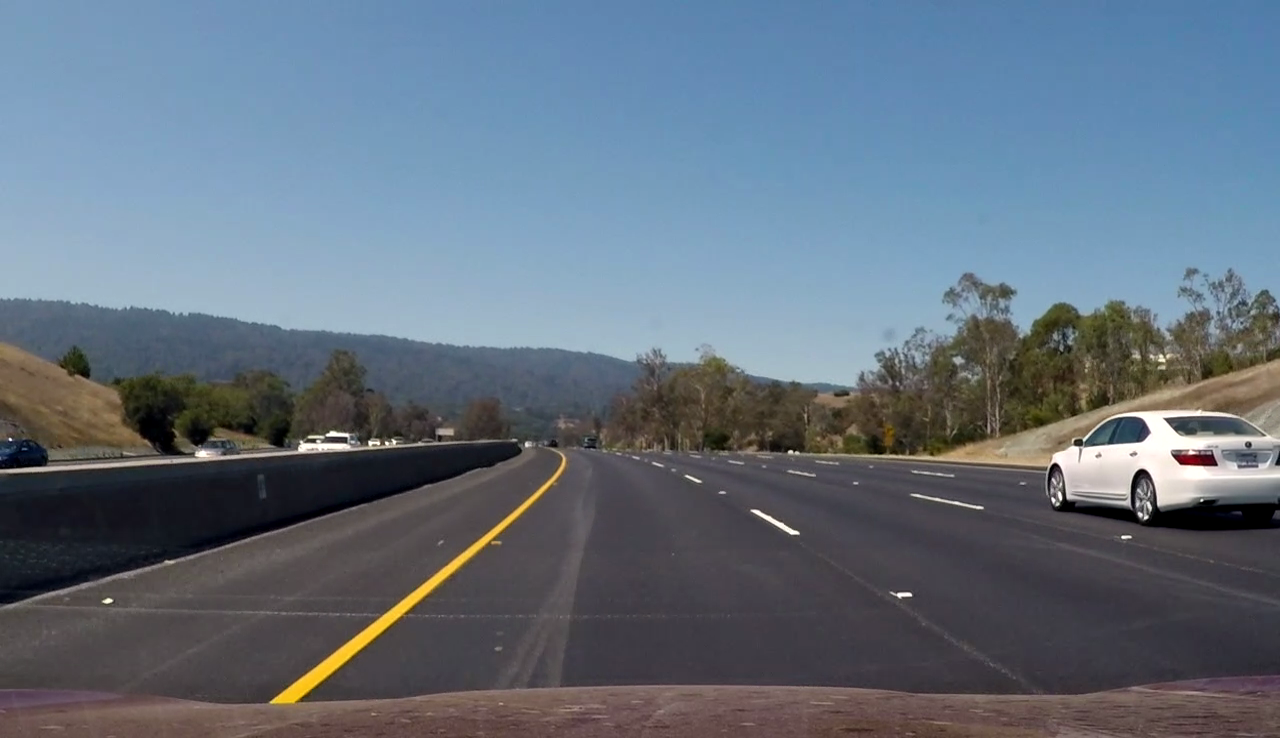
#> input picture test_images/for_sliding_window/vlcsnap-2017-05-29-17h06m37s087.png, 1280 x 738 px
$ python -i lesson_functions.py   (imports and definitions only)   (older library calls are emulated)
#> lines starting #> are read from the running program, lines starting #| are printed output that depends on the picture
import cv2
import matplotlib.image as mpimg
import numpy as np
import matplotlib.pyplot as plt
from skimage.feature import hog

# [36 lines left out: functions read_image, draw_labeled_bboxes, convert_color, not called in this run]

# Define a function to extract features from a single image window
# This function is very similar to extract_features()
# just for a single image rather than list of images
def single_img_features(img, color_space='RGB', spatial_size=(32, 32),
                        hist_bins=32, orient=9,
                        pix_per_cell=8, cell_per_block=2, hog_channel=0,
                        spatial_feat=True, hist_feat=True, hog_feat=True):
    #1) Define an empty list to receive features
    img_features = []
    #2) Apply color conversion if other than 'RGB'
    if color_space != 'RGB':
        if color_space == 'HSV':
            feature_image = cv2.cvtColor(img, cv2.COLOR_RGB2HSV)
        elif color_space == 'LUV':
            feature_image = cv2.cvtColor(img, cv2.COLOR_RGB2LUV)
        elif color_space == 'HLS':
            feature_image = cv2.cvtColor(img, cv2.COLOR_RGB2HLS)
        elif color_space == 'YUV':
            feature_image = cv2.cvtColor(img, cv2.COLOR_RGB2YUV)
        elif color_space == 'YCrCb':
            feature_image = cv2.cvtColor(img, cv2.COLOR_RGB2YCrCb)
    else: feature_image = np.copy(img)
    #3) Compute spatial features if flag is set
    if spatial_feat == True:
        spatial_features = bin_spatial(feature_image, size=spatial_size)
        #4) Append features to list
        img_features.append(spatial_features)
    #5) Compute histogram features if flag is set
    if hist_feat == True:
        hist_features = color_hist(feature_image, nbins=hist_bins)
        #6) Append features to list
        img_features.append(hist_features)
    #7) Compute HOG features if flag is set
    if hog_feat == True:
        if hog_channel == 'ALL':
            hog_features = []
            for channel in range(feature_image.shape[2]):
                hog_features.extend(get_hog_features(feature_image[:,:,channel],
                                    orient, pix_per_cell, cell_per_block,
                                    vis=False, feature_vec=True))
        else:
            hog_features = get_hog_features(feature_image[:,:,hog_channel], orient,
                        pix_per_cell, cell_per_block, vis=False, feature_vec=True)
        #8) Append features to list
        img_features.append(hog_features)

    #9) Return concatenated array of features
    return np.concatenate(img_features)


# Define a function to return HOG features and visualization
def get_hog_features(img, orient, pix_per_cell, cell_per_block,
                        vis=False, feature_vec=True):
    # Call with two outputs if vis==True
    if vis == True:
        features, hog_image = hog(img, orientations=orient,
                                  pixels_per_cell=(pix_per_cell, pix_per_cell),
                                  cells_per_block=(cell_per_block, cell_per_block),
                                  transform_sqrt=True,
                                  visualise=vis, feature_vector=feature_vec)
        return features, hog_image
    # Otherwise call with one output
    else:
        features = hog(img, orientations=orient,
                       pixels_per_cell=(pix_per_cell, pix_per_cell),
                       cells_per_block=(cell_per_block, cell_per_block),
                       transform_sqrt=True,
                       visualise=vis, feature_vector=feature_vec)
        return features

# Define a function to compute binned color features
def bin_spatial(img, size=(32, 32)):
    # Use cv2.resize().ravel() to create the feature vector
    features = cv2.resize(img, size).ravel()
    # Return the feature vector
    return features

# Define a function to compute color histogram features
# NEED TO CHANGE bins_range if reading .png files with mpimg!
def color_hist(img, nbins=32, bins_range=(0, 1)):
    # Compute the histogram of the color channels separately
    channel1_hist = np.histogram(img[:,:,0], bins=nbins, range=bins_range)
    channel2_hist = np.histogram(img[:,:,1], bins=nbins, range=bins_range)
    channel3_hist = np.histogram(img[:,:,2], bins=nbins, range=bins_range)
    # Concatenate the histograms into a single feature vector
    hist_features = np.concatenate((channel1_hist[0], channel2_hist[0], channel3_hist[0]))
    # Return the individual histograms, bin_centers and feature vector
    return hist_features

# Define a function to extract features from a list of images
# Have this function call bin_spatial() and color_hist()
# [178 lines left out: functions extract_features, slide_window, draw_boxes, find_cars, not called in this run]

>>> import cv2
>>> picture = cv2.cvtColor(cv2.imread('test_images/for_sliding_window/vlcsnap-2017-05-29-17h06m37s087.png'), cv2.COLOR_BGR2RGB)
>>> result = single_img_features(picture)
#> in bin_spatial, `features = cv2.resize(img, size).ravel()`: features = 3072 values, max 255 at index 1845, min 0 at index 1824, mean 112
#> in single_img_features, `spatial_features = bin_spatial(feature_image, size=spatial_size)`: spatial_features has the same summary as features in bin_spatial
#> in color_hist, `hist_features = np.concatenate((channel1_hist[0], channel2_hist[0], ch..`: hist_features = 96 values, max 4941 at index 0, min 0 at index 1, mean 145.8
#> in get_hog_features, `features = hog(img, orientations=orient, pixels_per_cell=(pix_per_cell..`:
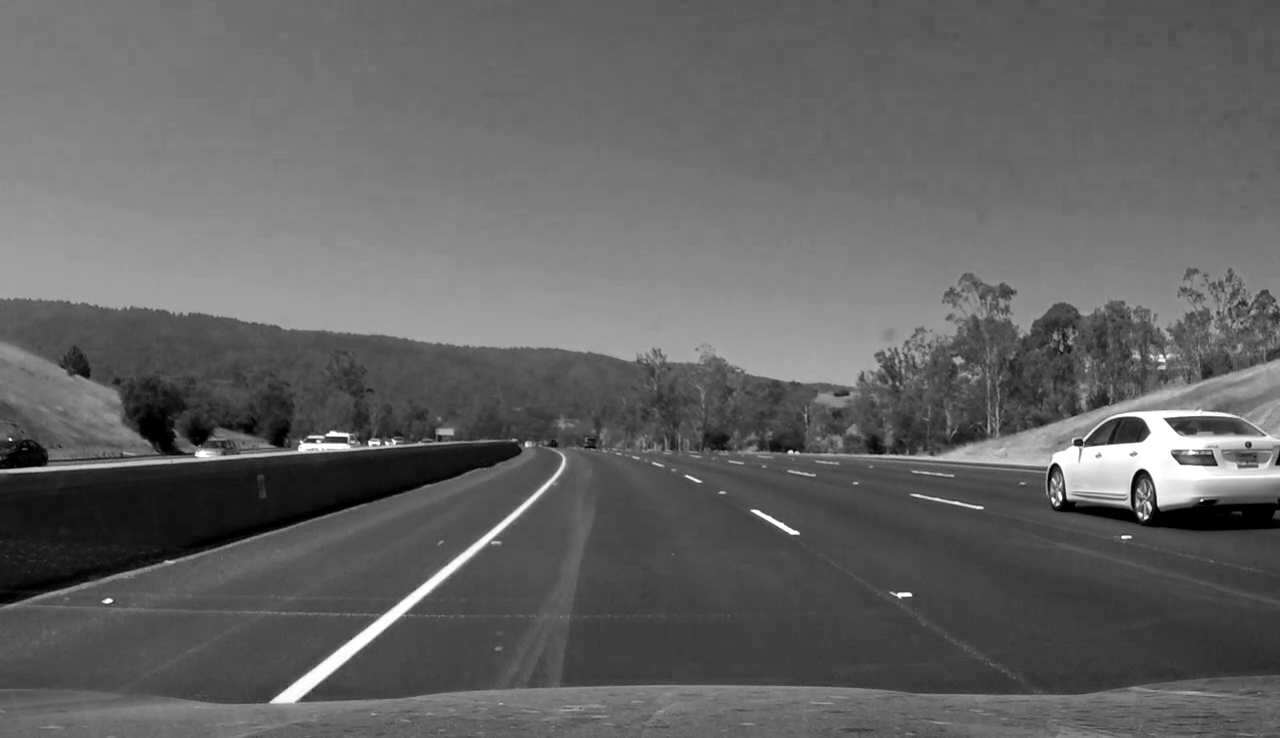
#> img: shape (738, 1280); min 0, max 255, mean 99.2

$ run again, on test_images/for_sliding_window/vlcsnap-2017-05-29-17h06m47s206.png
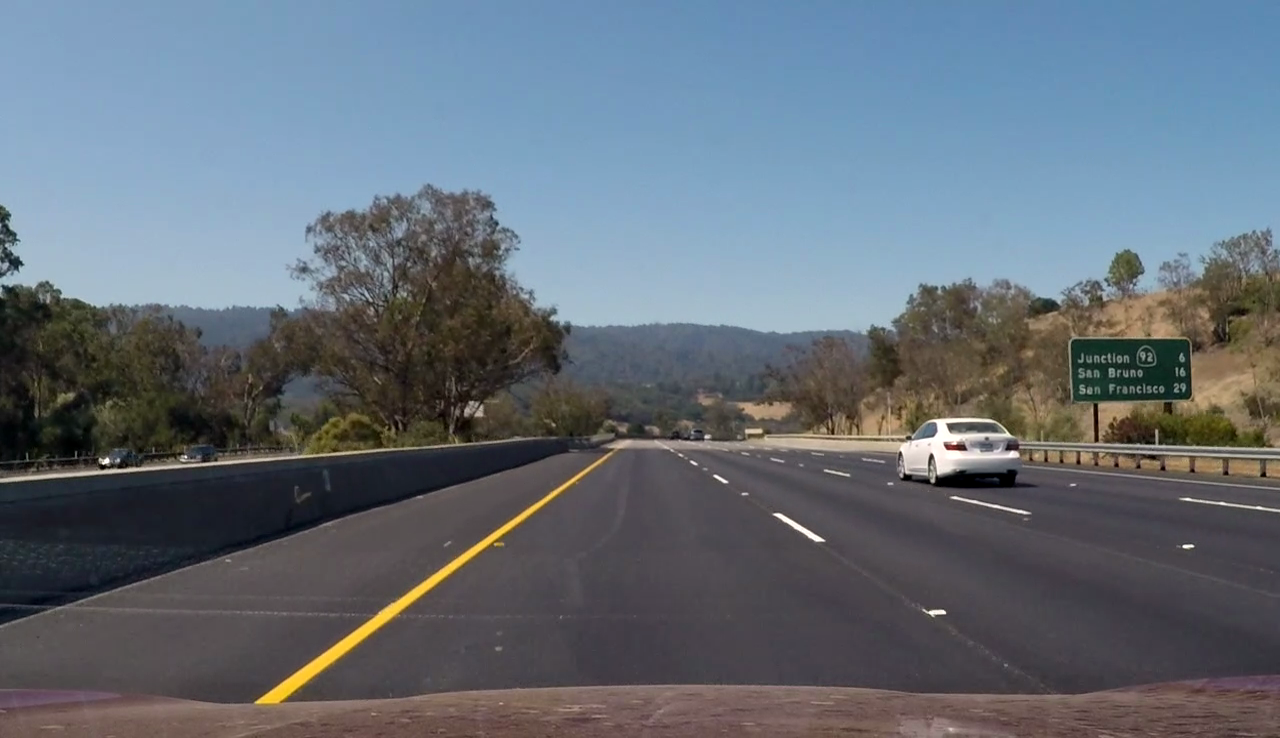
#> input picture test_images/for_sliding_window/vlcsnap-2017-05-29-17h06m47s206.png, 1280 x 738 px
#> features = 3072 values, max 255 at index 1797, min 0 at index 1835, mean 110.4
#> spatial_features has the same summary as features in bin_spatial
#> in color_hist, `hist_features = np.concatenate((channel1_hist[0], channel2_hist[0], ch..`: hist_features = 96 values, max 1210 at index 0, min 0 at index 1, mean 39.5
#> in get_hog_features, `features = hog(img, orientations=orient, pixels_per_cell=(pix_per_cell..`:
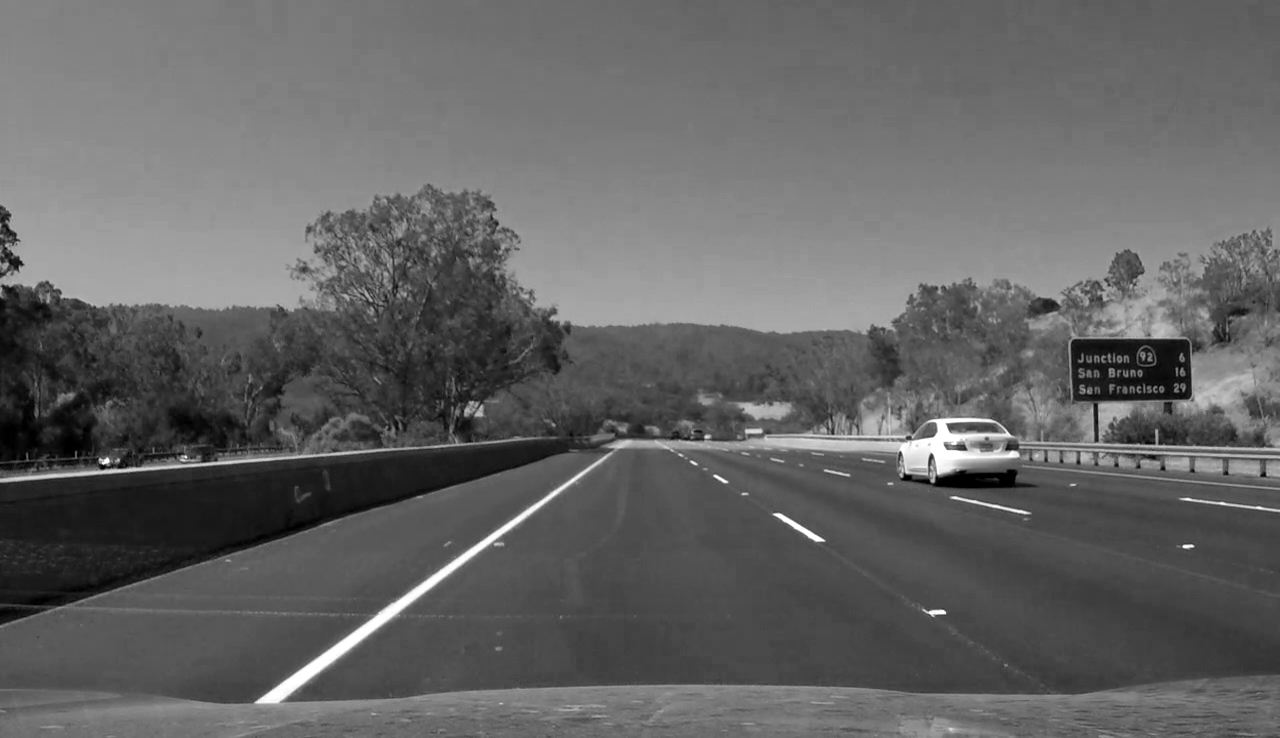
#> img: shape (738, 1280); min 0, max 255, mean 100.1

$ run again, on test_images/for_sliding_window/vlcsnap-2017-05-29-17h07m05s969.png
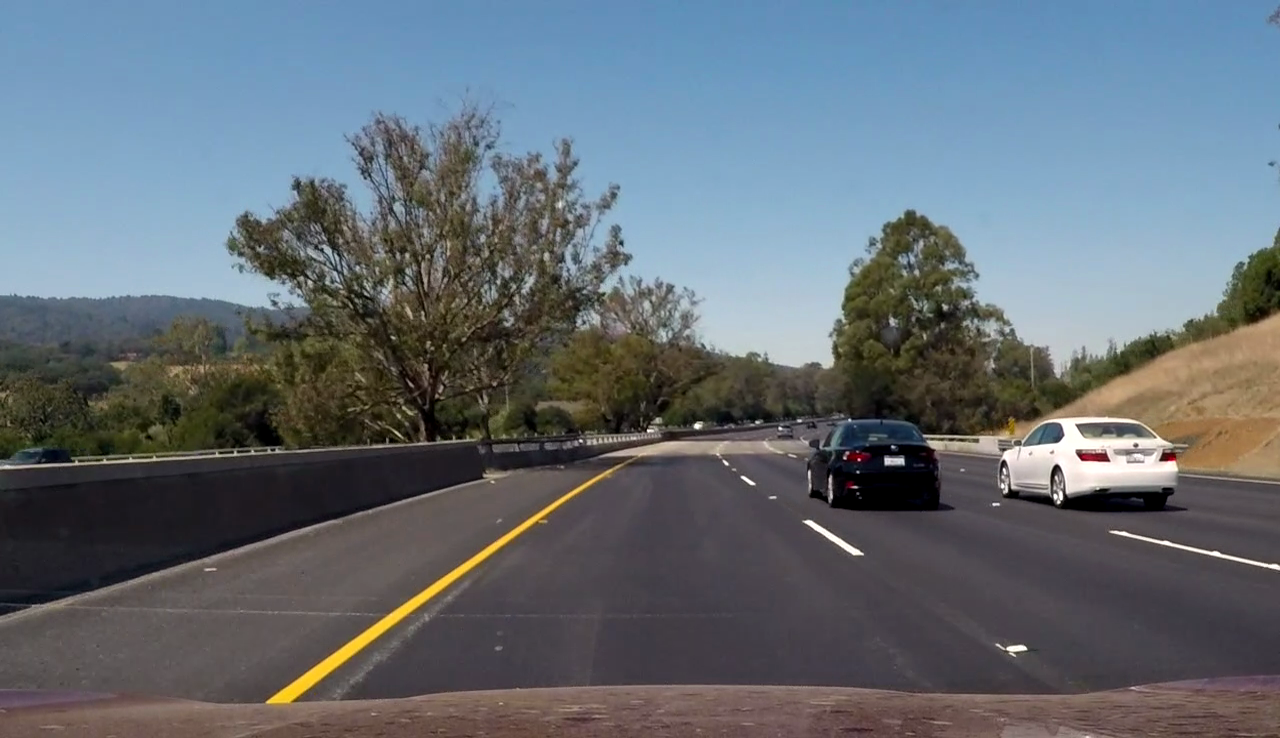
#> input picture test_images/for_sliding_window/vlcsnap-2017-05-29-17h07m05s969.png, 1280 x 738 px
#> features = 3072 values, max 255 at index 1902, min 0 at index 1343, mean 108.9
#> spatial_features has the same summary as features in bin_spatial
#> in color_hist, `hist_features = np.concatenate((channel1_hist[0], channel2_hist[0], ch..`: hist_features = 96 values, max 6518 at index 32, min 0 at index 1, mean 206.8
#> in get_hog_features, `features = hog(img, orientations=orient, pixels_per_cell=(pix_per_cell..`:
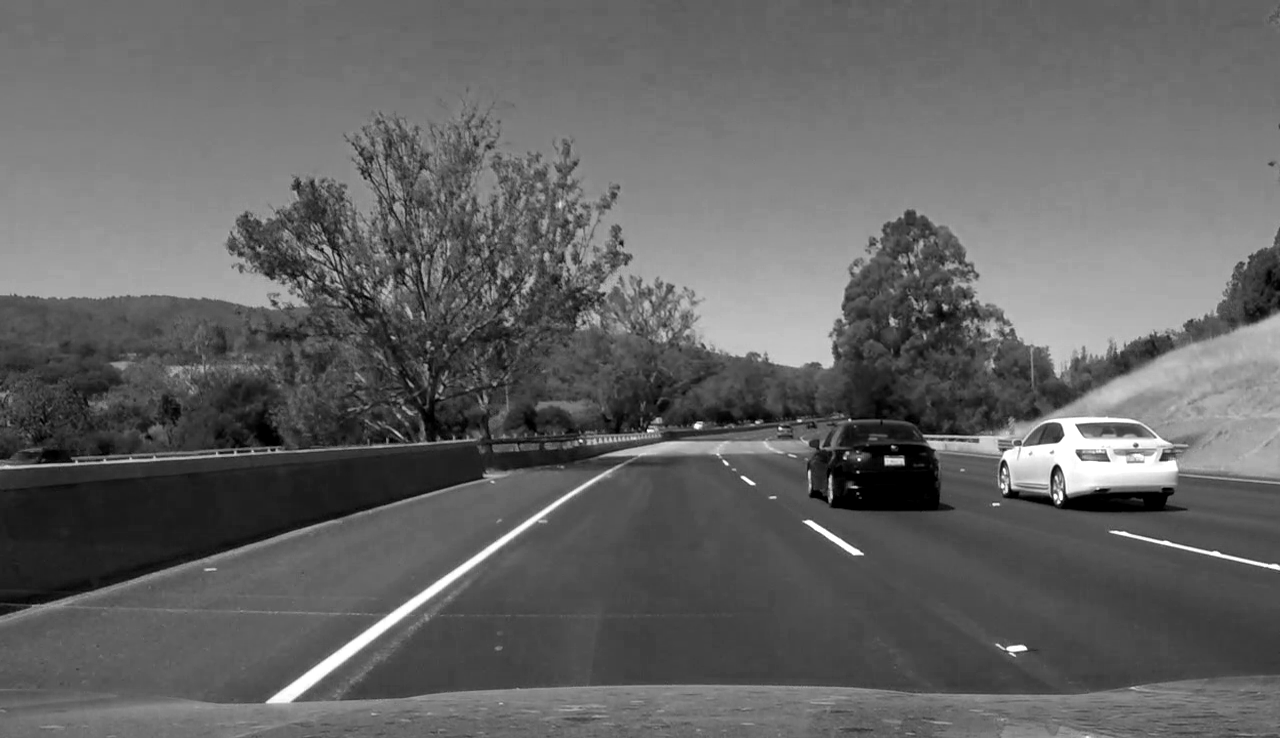
#> img: shape (738, 1280); min 0, max 255, mean 100.1

$ run again, on test_images/for_sliding_window/vlcsnap-2017-05-29-17h07m17s526.png
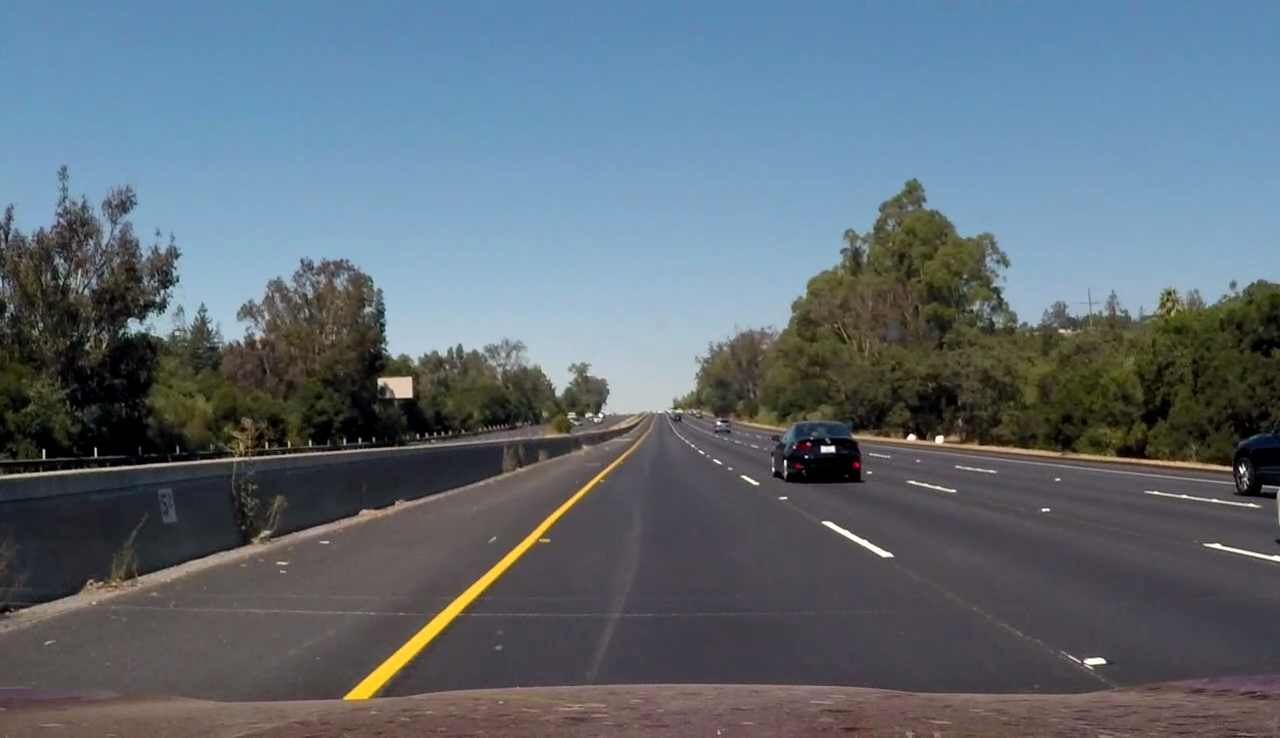
#> input picture test_images/for_sliding_window/vlcsnap-2017-05-29-17h07m17s526.png, 1280 x 738 px
#> features = 3072 values, max 255 at index 2271, min 0 at index 1542, mean 106.5
#> spatial_features has the same summary as features in bin_spatial
#> in color_hist, `hist_features = np.concatenate((channel1_hist[0], channel2_hist[0], ch..`: hist_features = 96 values, max 10307 at index 64, min 0 at index 1, mean 331.2
#> in get_hog_features, `features = hog(img, orientations=orient, pixels_per_cell=(pix_per_cell..`:
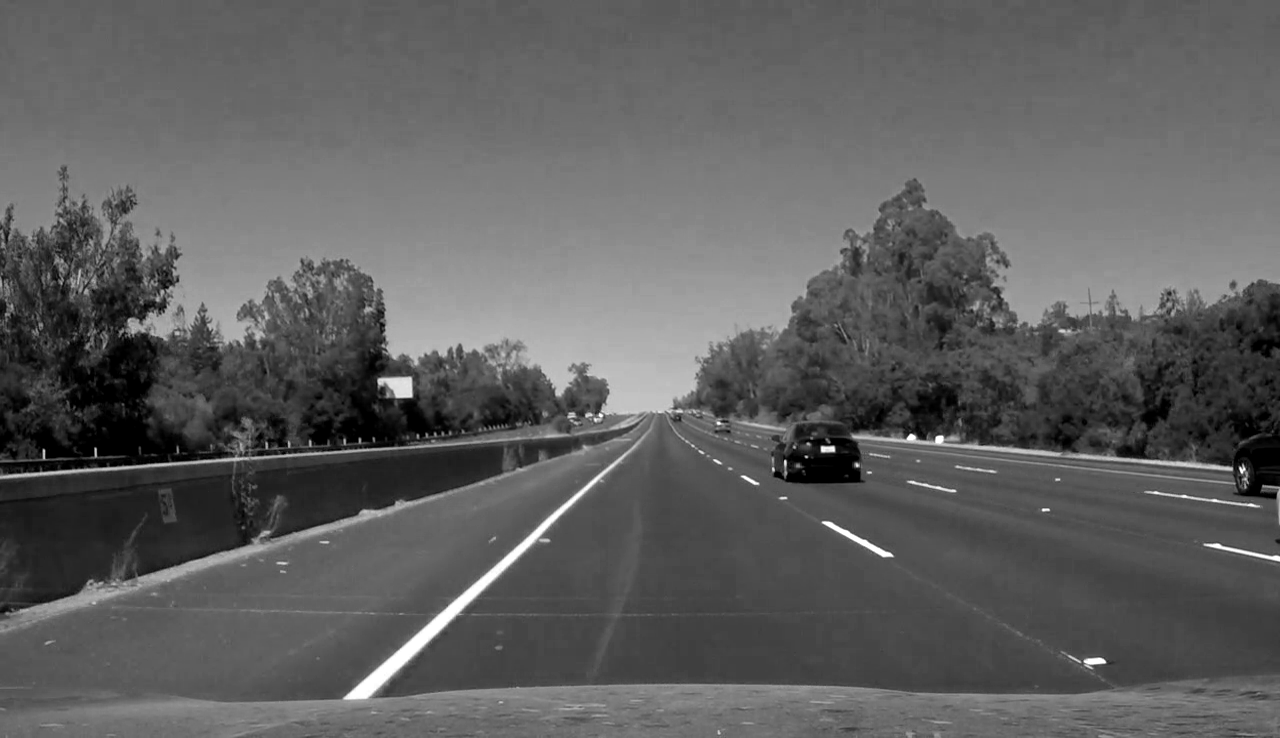
#> img: shape (738, 1280); min 0, max 255, mean 94.9
